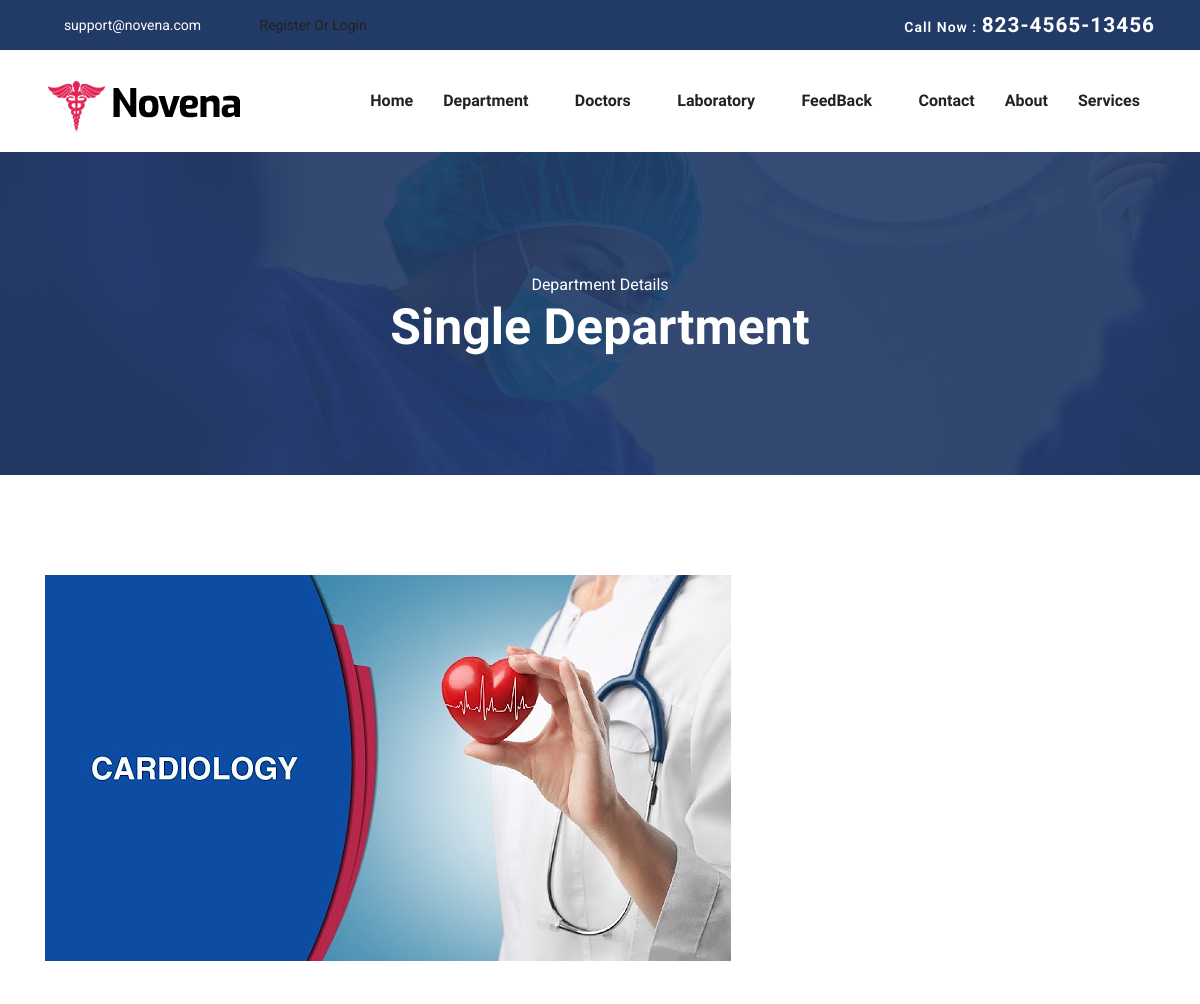
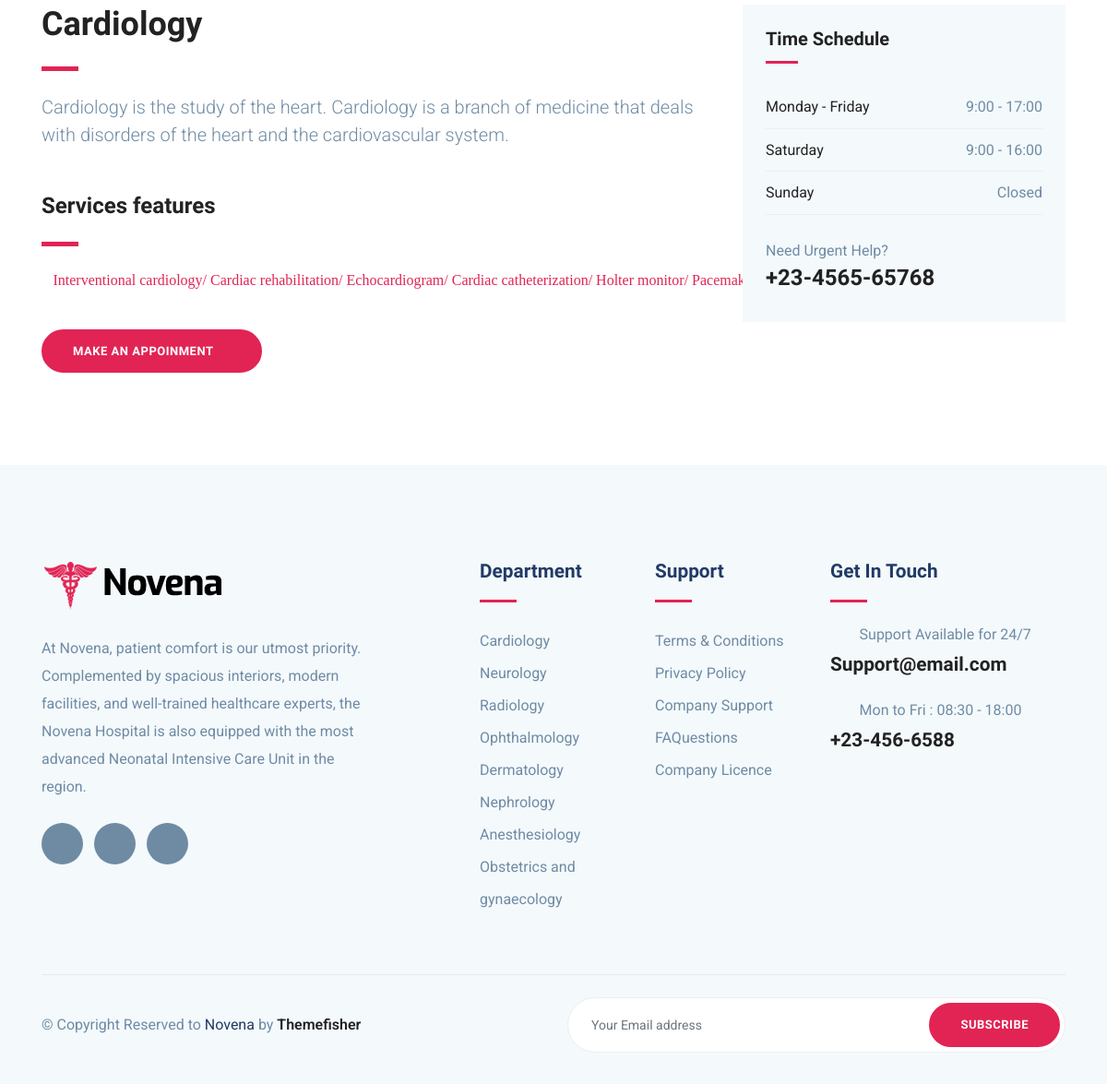
Page /HospitalFrontend/departmentsinglepages/1/ on the committed database (2 pictures, top to bottom).
### HospitalBackend/models.py (models this page shows)
class DepDB(models.Model):
    Departmentname = models.CharField(max_length=100, null=True, blank=True)
    Description = models.TextField(max_length=300, null=True, blank=True)
    Services = models.TextField(max_length=300, null=True, blank=True)
    DepartmentImages = models.ImageField(upload_to="CategoryImage", null=True, blank=True)

### HospitalFrontend/views.py (the view)
# urls.py: path('departmentsinglepages/<int:proid>/', views.departmentsinglepages, name="departmentsinglepages"),
def departmentsinglepages(request, proid):
    data = DepDB.objects.get(id=proid)
    return render(request, "departmentsingle.html", {'data': data})

### HospitalFrontend/templates/departmentsingle.html (shortened to what this page needs)
<!DOCTYPE html>
{% load static %}
<html lang="zxx">
<head>
  <link rel="stylesheet" href="{% static 'hospital/plugins/bootstrap/css/bootstrap.min.css' %}">
  <link rel="stylesheet" href="{% static 'hospital/plugins/icofont/icofont.min.css' %}">
  <link rel="stylesheet" href="{% static 'hospital/plugins/slick-carousel/slick/slick.css' %}">
  <link rel="stylesheet" href="{% static 'hospital/plugins/slick-carousel/slick/slick-theme.css' %}">
  <link rel="stylesheet" href="{% static 'hospital/css/style.css' %}">
</head>
<body id="top">
<header>
	<div class="header-top-bar">
		<div class="container">
			<div class="row align-items-center">
				<div class="col-lg-6">
					<ul class="top-bar-info list-inline-item pl-0 mb-0">
						<li class="list-inline-item"><a href="mailto:support@gmail.com"><i class="icofont-support-faq mr-2"></i>support@novena.com</a></li>
						{% if request.session.Username %}
						<li class="list-inline-item"></li><a href="{% url 'logout' %}"><i class="icofont-location-pin mr-2"></i>{{request.session.Username}}/Logout</a></li>
						 {% else %}
						<li class="list-inline-item"></li><a href="{% url 'signuppage' %}" ><i class="icofont-location-pin mr-2 "></i>Register Or Login</a>
						{% endif %}
					</ul>
				</div>
				<div class="col-lg-6">
					<div class="text-lg-right top-right-bar mt-2 mt-lg-0">
						<a href="tel:+23-345-67890" >
							<span>Call Now : </span>
							<span class="h4">823-4565-13456</span>
						</a>
					</div>
				</div>
			</div>
		</div>
	</div>
	<nav class="navbar navbar-expand-lg navigation" id="navbar">
		<div class="container">
		 	 <a class="navbar-brand" href="index.html">
			  	<img src="{% static 'hospital/images/logo.png' %}" alt="" class="img-fluid">
			  </a>
		  <div class="collapse navbar-collapse" id="navbarmain">
			<ul class="navbar-nav ml-auto">
			  <li class="nav-item active">
				<a class="nav-link" href="{% url 'homepage' %}">Home</a>
			  </li>
			    <li class="nav-item dropdown">
					<a class="nav-link dropdown-toggle" href="department.html" id="dropdown02" data-toggle="dropdown" aria-haspopup="true" aria-expanded="false">Department <i class="icofont-thin-down"></i></a>
			  	</li>
			  	<li class="nav-item dropdown">
					<a class="nav-link dropdown-toggle" href="doctor.html" id="dropdown03" data-toggle="dropdown" aria-haspopup="true" aria-expanded="false">Doctors <i class="icofont-thin-down"></i></a>
			  	</li>
				<li class="nav-item dropdown">
					<a class="nav-link dropdown-toggle" href="doctor.html" id="dropdown03" data-toggle="dropdown" aria-haspopup="true" aria-expanded="false">Laboratory <i class="icofont-thin-down"></i></a>
			  	</li>
			   <li class="nav-item dropdown">
					<a class="nav-link dropdown-toggle" href="blog-sidebar.html" id="dropdown05" data-toggle="dropdown" aria-haspopup="true" aria-expanded="false">FeedBack <i class="icofont-thin-down"></i></a>
			  	</li>
			   <li class="nav-item"><a class="nav-link" href="{% url 'contactpage' %}">Contact</a></li>
				<li class="nav-item"><a class="nav-link" href="{% url 'aboutpage' %}">About</a></li>
			    <li class="nav-item"><a class="nav-link" href="{% url 'servicepage' %}">Services</a></li>
			</ul>
		  </div>
		</div>
	</nav>
</header>
<section class="page-title bg-1">
  <div class="container">
    <div class="row">
      <div class="col-md-12">
        <div class="block text-center">
          <span class="text-white">Department Details</span>
          <h1 class="text-capitalize mb-5 text-lg">Single Department</h1>
        </div>
      </div>
    </div>
  </div>
</section>
<section class="section department-single">
	<div class="container">
		<div class="row">
			<div class="col-lg-12">
				<div class="department-img">
					<img src="{{data.DepartmentImages.url}}" alt="" class="img-fluid">
				</div>
			</div>
		</div>
		<div class="row">
			<div class="col-lg-8">
				<div class="department-content mt-5">
					<h3 class="text-md">{{data.Departmentname}}</h3>
					<div class="divider my-4"></div>
					<p class="lead">{{data.Description}}</p>
					<h3 class="mt-5 mb-4">Services features</h3>
					<div class="divider my-4"></div>
					<ul class="list-unstyled department-service">
						<li><i class="icofont-check mr-2">{{data.Services}}</i></li>
					</ul>
					<a href="appoinment.html" class="btn btn-main-2 btn-round-full">Make an Appoinment<i class="icofont-simple-right ml-2  "></i></a>
				</div>
			</div>
			<div class="col-lg-4">
				<div class="sidebar-widget schedule-widget mt-5">
					<h5 class="mb-4">Time Schedule</h5>
					<ul class="list-unstyled">
					  <li class="d-flex justify-content-between align-items-center">
					    <a href="#">Monday - Friday</a>
					    <span>9:00 - 17:00</span>
					  </li>
					  <li class="d-flex justify-content-between align-items-center">
					    <a href="#">Saturday</a>
					    <span>9:00 - 16:00</span>
					  </li>
					  <li class="d-flex justify-content-between align-items-center">
					    <a href="#">Sunday</a>
					    <span>Closed</span>
					  </li>
					</ul>
					<div class="sidebar-contatct-info mt-4">
						<p class="mb-0">Need Urgent Help?</p>
						<h3>+23-4565-65768</h3>
					</div>
				</div>
			</div>
		</div>
	</div>
</section>
<footer class="footer section gray-bg">
	<div class="container">
		<div class="row">
			<div class="col-lg-4 mr-auto col-sm-6">
				<div class="widget mb-5 mb-lg-0">
					<div class="logo mb-4">
						<img src="{% static 'hospital/images/logo.png' %}" alt="" class="img-fluid">
					</div>
					<p>At Novena, patient comfort is our utmost priority. Complemented by spacious interiors, modern facilities, and well-trained healthcare experts,
						the Novena Hospital is also equipped with the most advanced Neonatal Intensive Care Unit in the region.</p>
					<ul class="list-inline footer-socials mt-4">
						<li class="list-inline-item"><a href="https://www.facebook.com/themefisher"><i class="icofont-facebook"></i></a></li>
						<li class="list-inline-item"><a href="https://twitter.com/themefisher"><i class="icofont-twitter"></i></a></li>
						<li class="list-inline-item"><a href="https://www.pinterest.com/themefisher/"><i class="icofont-linkedin"></i></a></li>
					</ul>
				</div>
			</div>
			<div class="col-lg-2 col-md-6 col-sm-6">
				<div class="widget mb-5 mb-lg-0">
					<h4 class="text-capitalize mb-3">Department</h4>
					<div class="divider mb-4"></div>
					<ul class="list-unstyled footer-menu lh-35">
						<li><a href="#">Cardiology </a></li>
						<li><a href="#">Neurology</a></li>
						<li><a href="#">Radiology</a></li>
						<li><a href="#">Ophthalmology</a></li>
						<li><a href="#">Dermatology</a></li>
						<li><a href="#">Nephrology</a></li>
						<li><a href="#">Anesthesiology</a></li>
						<li><a href="#">Obstetrics and gynaecology</a></li>
					</ul>
				</div>
			</div>
			<div class="col-lg-2 col-md-6 col-sm-6">
				<div class="widget mb-5 mb-lg-0">
					<h4 class="text-capitalize mb-3">Support</h4>
					<div class="divider mb-4"></div>
					<ul class="list-unstyled footer-menu lh-35">
						<li><a href="#">Terms & Conditions</a></li>
						<li><a href="#">Privacy Policy</a></li>
						<li><a href="#">Company Support </a></li>
						<li><a href="#">FAQuestions</a></li>
						<li><a href="#">Company Licence</a></li>
					</ul>
				</div>
			</div>
			<div class="col-lg-3 col-md-6 col-sm-6">
				<div class="widget widget-contact mb-5 mb-lg-0">
					<h4 class="text-capitalize mb-3">Get in Touch</h4>
					<div class="divider mb-4"></div>
					<div class="footer-contact-block mb-4">
						<div class="icon d-flex align-items-center">
							<i class="icofont-email mr-3"></i>
							<span class="h6 mb-0">Support Available for 24/7</span>
						</div>
						<h4 class="mt-2"><a href="tel:+23-345-67890">Support@email.com</a></h4>
					</div>
					<div class="footer-contact-block">
						<div class="icon d-flex align-items-center">
							<i class="icofont-support mr-3"></i>
							<span class="h6 mb-0">Mon to Fri : 08:30 - 18:00</span>
						</div>
						<h4 class="mt-2"><a href="tel:+23-345-67890">+23-456-6588</a></h4>
					</div>
				</div>
			</div>
		</div>
		<div class="footer-btm py-4 mt-5">
			<div class="row align-items-center justify-content-between">
				<div class="col-lg-6">
					<div class="copyright">
						&copy; Copyright Reserved to <span class="text-color">Novena</span> by <a href="https://themefisher.com/" target="_blank">Themefisher</a>
					</div>
				</div>
				<div class="col-lg-6">
					<div class="subscribe-form text-lg-right mt-5 mt-lg-0">
						<form action="#" class="subscribe">
							<input type="text" class="form-control" placeholder="Your Email address">
							<a href="#" class="btn btn-main-2 btn-round-full">Subscribe</a>
						</form>
					</div>
				</div>
			</div>
		</div>
	</div>
</footer>
  </body>
  </html>

### HospitalFrontend/static/hospital/css/style.css (style rules this page uses)
html { overflow-x: hidden; }
body { line-height: 1.6; font-family: "Roboto", sans-serif; -webkit-font-smoothing: antialiased; font-size: 16px; color: #6F8BA4; font-weight: 400; }
h1, .h1, h2, .h2, h3, .h3, h4, .h4, h5, .h5, h6, .h6 { font-family: "Exo", sans-serif; font-weight: 700; color: #222; }
h1, .h1 { font-size: 2.5rem; }
h3, .h3 { font-size: 1.5rem; }
h4, .h4 { font-size: 1.3rem; line-height: 30px; }
h5, .h5 { font-size: 1.25rem; }
h6, .h6 { font-size: 1rem; }
p { line-height: 30px; }
input[type="email"], input[type="password"], input[type="text"], input[type="tel"] { box-shadow: none; height: 45px; outline: none; font-size: 14px; }
.form-control { box-shadow: none; border-radius: 0; }
.btn { display: inline-block; font-size: 14px; font-size: 0.8125rem; font-weight: 700; letter-spacing: .5px; padding: .75rem 2rem; font-family: "Exo", sans-serif; text-transform: uppercase; border-radius: 5px; border: 2px solid transparent; transition: all .35s ease; }
.btn-main-2 { background: #e12454; color: #fff; border-color: #e12454; }
.btn-round-full { border-radius: 50px; }
.section { padding: 100px 0; }
.text-md { font-size: 2.25rem; }
.text-lg { font-size: 3.75rem; }
a { color: #222; text-decoration: none; transition: all .35s ease; }
.page-title { padding: 120px 0px 70px 0px; position: relative; }
.page-title .block h1 { color: #fff; }
.text-lg { font-size: 50px; }
.gray-bg { background: #f4f9fc; }
#navbarmain { padding: 20px 0px; }
#navbarmain .nav-link { font-weight: 600; padding: 10px 15px; color: #222; font-family: "Exo", sans-serif; text-transform: capitalize; font-size: 16px; transition: all .25s ease; }
.dropdown-toggle::after { display: none; }
.navbar-brand { margin-top: 10px; }
.header-top-bar { background: #223a66; font-size: 14px; padding: 10px 0px; box-shadow: 0 1px 2px rgba(0, 0, 0, 0.05); color: #fff; }
.top-bar-info li a { color: #fff; margin-right: 20px; }
.top-right-bar a span { color: #fff; font-weight: 600; letter-spacing: 1px; }
.bg-1 { background: url("../images/bg/22.jpg") no-repeat 50% 50%; background-size: cover; position: relative; }
.text-color { color: #223a66; }
.divider { width: 40px; height: 5px; background: #e12454; }
.department-service { margin-bottom: 40px; }
.department-service li { margin-bottom: 10px; }
.department-service li i { color: #e12454; }
.lh-35 { line-height: 35px; }
.sidebar-widget { margin-bottom: 30px; padding-bottom: 35px; }
.sidebar-widget h5 { margin-bottom: 30px; position: relative; padding-bottom: 15px; }
.sidebar-widget h5:before { position: absolute; content: ""; left: 0px; bottom: 0px; width: 35px; height: 3px; background: #e12454; }
.sidebar-widget.schedule-widget { background: #f4f9fc; padding: 25px; }
.sidebar-widget.schedule-widget ul li { padding: 10px 0px; border-bottom: 1px solid #eee; }
.footer { padding-bottom: 10px; }
.footer .copyright a { font-weight: 600; }
.logo { font-weight: 600; letter-spacing: 1px; }
.widget .divider { height: 3px; }
.widget h4 { color: #223a66; }
.widget .footer-menu a { color: #6F8BA4; }
.footer-contact-block span { font-weight: 400; color: #6F8BA4; }
.footer-contact-block i { font-size: 20px; }
.footer-btm { border-top: 1px solid rgba(0, 0, 0, 0.06); }
.footer-socials li a { width: 45px; height: 45px; background: #6F8BA4; color: #fff; display: inline-block; text-align: center; border-radius: 100%; padding-top: 12px; }
.subscribe { position: relative; }
.subscribe .form-control { border-radius: 50px; height: 60px; padding-left: 25px; border-color: #eee; }
.subscribe .btn { position: absolute; right: 6px; top: 6px; }

### rows in the picture
DepDB: DepartmentImages (picture), Departmentname "Cardiology", Description "Cardiology is the study of the heart. Cardiology is a branch of medicine that deals with disorders of the heart and the cardiovascular system.", Services "Interventional cardiology/ Cardiac rehabilitation/ Echocardiogram/ Cardiac catheterization/ Holter monitor/ Pacemaker/ Cardiac surgery/ Catheter ablation/ Cardioversion"
